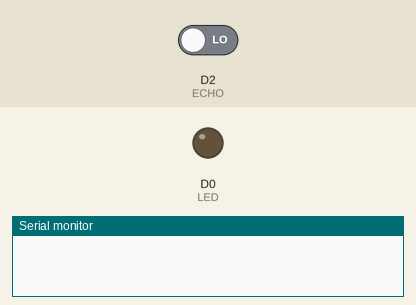
Simulated run of this sketch. Board: ESP8266 (NodeMCU). On the bench: output pins drawn as LEDs (lit = HIGH), the last lines printed to the serial monitor. Inputs (shaded band) come from the test bench; at power-on: D2 (ECHO) LOW. Pins used as bus, display or sensor lines are not drawn.

Above: at 0.1 s.
At 1.1 s:
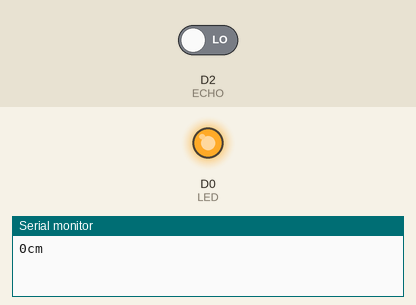
Timing chart, 0 to 2.6 s (numbered marks = the images above):
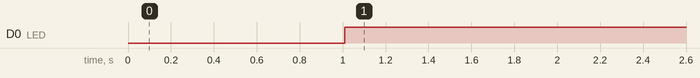

Measured:
- by itself, D0 (LED): LOW → HIGH at 1.0 s

The sketch:

Ultrasonic_sensor_new.ino
```cpp
#define TRIG D1
#define ECHO D2
#define LED D0
long duration;
int distance;
void setup(){
  pinMode(TRIG, OUTPUT);
  pinMode(LED,OUTPUT);
  pinMode(ECHO,INPUT);
  Serial.begin(9600);
}
void loop()
{
  digitalWrite(TRIG,LOW);
  delayMicroseconds(2);
  digitalWrite(TRIG,HIGH);
  delay(10);
  digitalWrite(TRIG,LOW);
  duration= pulseIn(ECHO,HIGH);
  distance = duration*(0.034 / 2.0);
  int coordinates = map(distance,0,1023,255,0);
  analogWrite(LED,coordinates);
  Serial.print(distance);
  Serial.println("cm");
  Serial.println();

  delay(100);

}
```
